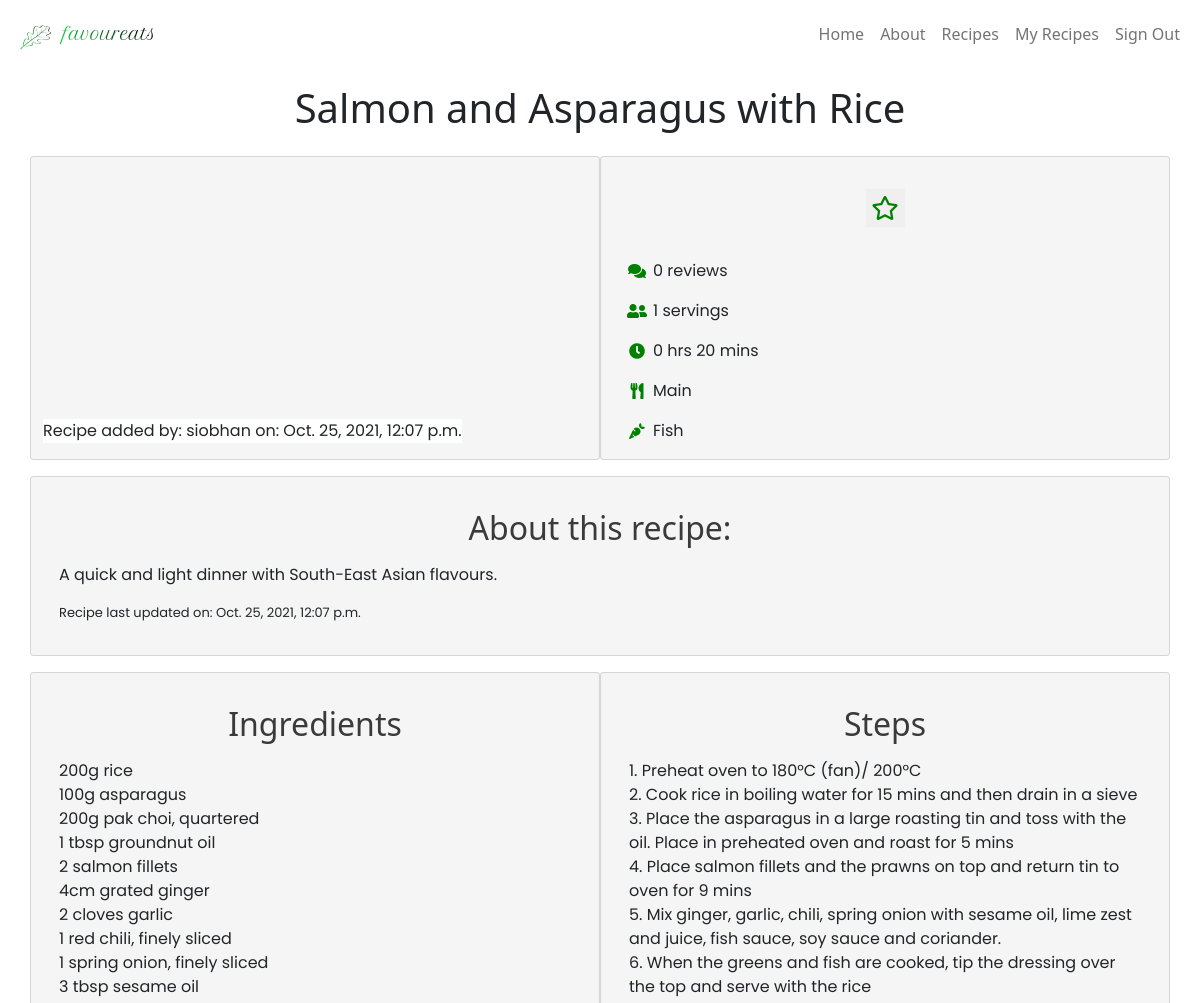
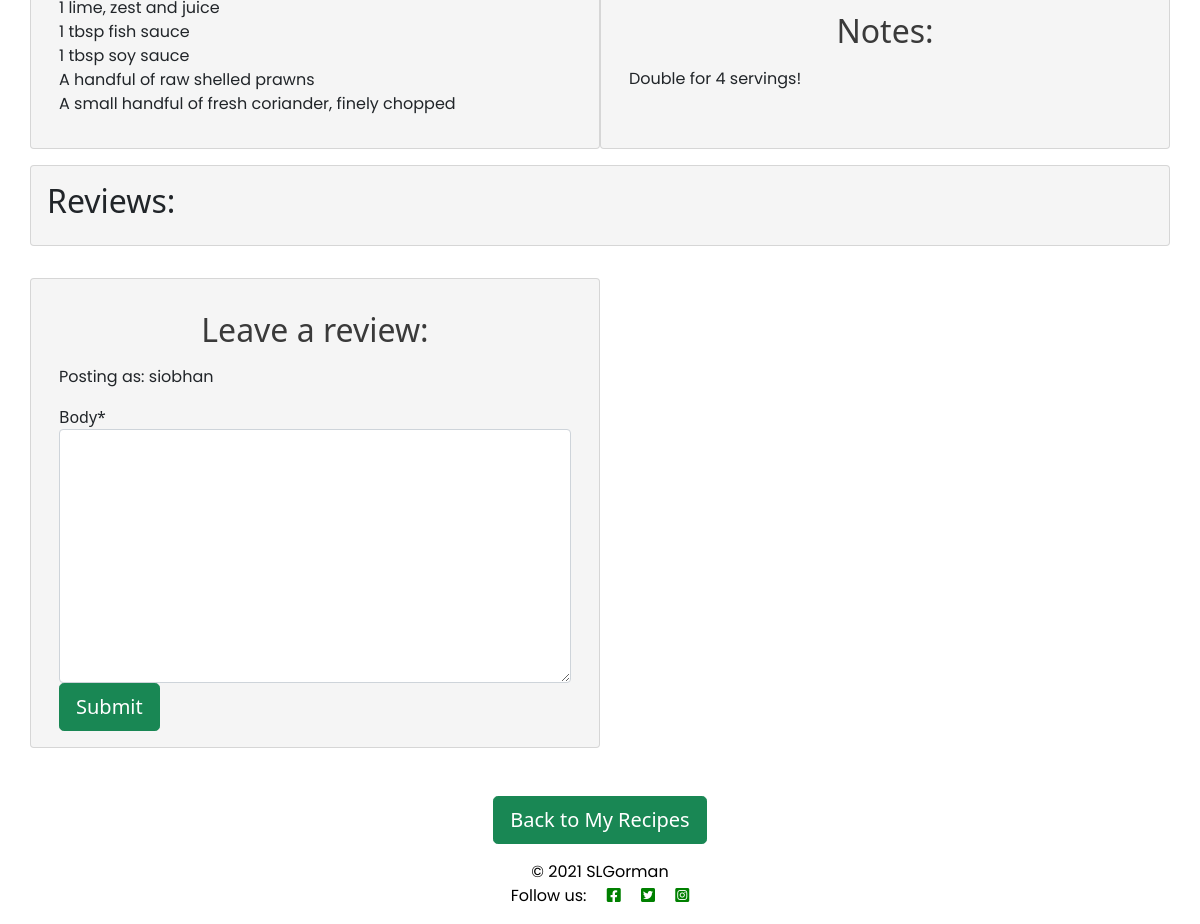
Page /salmon-and-asparagus-with-rice/ (signed in) on the committed database (2 pictures, top to bottom).
### recipe/models.py (models this page shows, shortened)
class Recipe(models.Model):
    title = models.CharField(
        max_length=200,
        unique=True)
    slug = models.SlugField(
        max_length=200,
        unique=True)
    author = models.ForeignKey(
        User,
        on_delete=models.CASCADE,
        related_name="recipe_posts")
    created_on = models.DateTimeField(
        auto_now_add=True)
    updated_on = models.DateTimeField(
        auto_now=True)
    introduction = models.TextField(
        blank=True,
        )
    ingredients = models.TextField(
        blank=False,
        )
    steps = models.TextField(
        blank=False,
        )
    servings = models.PositiveIntegerField(
        default=1,
        validators=[
            MinValueValidator(1),
            MaxValueValidator(8)])
    cooktime_hours = models.PositiveIntegerField(
        default=0,
        validators=[
            MinValueValidator(0),
            MaxValueValidator(48)])
    cooktime_mins = models.PositiveIntegerField(
        default=0,
        validators=[
            MinValueValidator(0),
            MaxValueValidator(59)])
    recipe_image = CloudinaryField(
        'image',
        default='placeholder')
    status = models.IntegerField(
        choices=STATUS,
        default=0)
    favourites = models.ManyToManyField(
        User,
        related_name='recipe_favourites',
        blank=True)
    BREAKFAST = 'Breakfast'
    STARTER = 'Starter'
    MAIN = 'Main'
    SIDE = 'Salad'
    DESSERT = 'Dessert'
    BAKES = 'Bakes'
    SALAD = 'Salad'
    SOUP = 'Soup'
    RECIPE_CATEGORY_CHOICES = [
        (BREAKFAST, 'Breakfast'),
        (STARTER, 'Starter'),
        (MAIN, 'Main'),
        (SIDE, 'Side'),
        (DESSERT, 'Dessert'),
        (BAKES, 'Bakes'),
        (SALAD, 'Salad'),
        (SOUP, 'Soup')
    ]
    category = models.CharField(
        max_length=15,
        choices=RECIPE_CATEGORY_CHOICES,
        blank=False,
        default=MAIN
    )
    VEGETARIAN = 'Vegetarian'
    VEGAN = 'Vegan'
    FISH = 'Fish'
    RECIPE_TYPE_CHOICES = [
        (VEGETARIAN, 'Vegetarian'),
        (VEGAN, 'Vegan'),
        (FISH, 'Fish')
    ]
    type = models.CharField(
        max_length=15,
        choices=RECIPE_TYPE_CHOICES,
        default=VEGETARIAN,
        blank=False
    )
    notes = models.TextField(
        blank=True,
        max_length=200)
    class Meta:
        ordering = [
            '-created_on']

### recipe/views.py (the view, shortened to what this page needs)
# urls.py: path('<slug:slug>/', views.RecipeDetail.as_view(), name='recipe_detail'),
class RecipeDetail(LoginRequiredMixin, View):
    def get(self, request, slug, *args, **kwargs):
        queryset = Recipe.objects.filter(status=1)
        recipe = get_object_or_404(queryset, slug=slug)
        reviews = recipe.reviews.filter(approved=True).order_by('created_on')
        favourited = False
        if recipe.favourites.filter(id=self.request.user.id).exists():
            favourited = True
        return render(
            request,
            'recipe_detail.html',
            {
                "recipe": recipe,
                "reviews": reviews,
                "reviewed": False,
                "favourited": favourited,
                "review_form": ReviewForm()
            },
        )

### recipe/forms.py
class ReviewForm(forms.ModelForm):
    class Meta:
        model = Review
        fields = ('body',)

### templates/recipe_detail.html (shortened to what this page needs)
{% extends "base.html" %}
{% block content %}
{% load static %}
{% load crispy_forms_tags %}
<main>
    <div class="container">
        <section>
            <div class="row">
                <div class="col recipe-title">
                    <h1>{{recipe.title}}</h1>
                </div>
            </div>
            <div class="row">
                <div class="col-sm-6 image-container card recipe-detail-image">
                    <p class="recipe-image-banner">Recipe added by: {{ user.username }} on: {{ recipe.created_on }}</p>
                </div>
                <div class="col-sm-6 card recipe">
                    <div class="row">
                        <div class="col card-body favourite-icon">
                            {% if user.is_authenticated %}
                            <form class="d-inline" action="{% url 'recipe_favourite' recipe.slug %}" method="POST">
                                {% if favourited %}
                                <button type="submit" name="recipe_id" value="{{recipe.slug}}" class="btn-fave"><i
                                        class="fa fa-star"></i></button>
                                {% else %}
                                <button type="submit" name="recipe_id" value="{{recipe.slug}}" class="btn-fave"><i
                                        class="far fa-star"></i></button>
                                {% endif %}
                            </form>
                            {% else %}
                            <i class="fas fa-star" aria-hidden="true"></i> {{ recipe.number_of_favourites }}
                            {% endif %}
                        </div>
                    </div>
                    <div class="card-text">
                        <ul class="icon-list fa-ul">
                            <li>
                                {% with reviews.count as total_reviews %}
                                <i class="fa-li fas fa-comments" aria-hidden="true"></i>
                                <p>{{ total_reviews }} reviews</p>
                                {% endwith %}
                            </li>
                            <li>
                                <i class="fa-li fas fa-user-friends"></i>
                                <p>{{ recipe.servings }} servings</p>
                            </li>
                            <li>
                                <i class="fa-li fas fa-clock"></i>
                                <p>{{ recipe.cooktime_hours }} hrs {{ recipe.cooktime_mins }} mins</p>
                            </li>
                            <li>
                                <i class="fa-li fas fa-utensils"></i>
                                <p>{{ recipe.category }}</p>
                            </li>
                            <li>
                                <i class="fa-li fas fa-carrot"></i>
                                <p>{{ recipe.type }}</p>
                            </li>
                        </ul>
                    </div>
                </div>
        </section>
        <section>
            <div class="row">
                <div class="col-12 card">
                    <div class="card-body">
                        <h2 class="card-title">About this recipe:</h2>
                        <p class="recipe-intro card-text">
                            {{ recipe.introduction |safe }}
                        </p>
                        <p class="update">Recipe last updated on: {{ recipe.updated_on}}</p>
                    </div>
                </div>
            </div>
            <div class="row">
                <div class="col-12 col-md-6 card recipe-ingred">
                    <div class="card-body">
                        <h2 class="card-title">Ingredients</h2>
                        <p class="card-text">
                            {{recipe.ingredients|safe|linebreaks}}
                        </p>
                    </div>
                </div>
                <div class="col-12 col-md-6 card">
                    <div class="card-body">
                        <h2 class="card-title">Steps</h2>
                        <p class="card-text">
                            {{recipe.steps|safe|linebreaks}}
                        </p>
                        <h2 class="card-title">Notes:</h2>
                        <p class="card-text">
                        {{recipe.notes | safe}}
                        </p>
                    </div>
                </div>
            </div>
        </section>
<section>
            <div class="row card">
                <div class="col-12 col-md-6 card-body">
                    <h2 class="review-title">Reviews:</h2>
                </div>
            </div>
            <div class="row">
                <div class="col-12 col-md-6 card mb-6 mt-3">
                    <div class="card-body">
                        {% if reviewed %}
                        <div class="alert alert-success" role="alert">
                            Your review is pending approval!
                        </div>
                        {% else %}
                        {% if user.is_authenticated%}
                        <h2 class="card-title">Leave a review:</h2>
                        <p>Posting as: {{ user.username }}</p>
                        <form method="post">
                            {{ review_form | crispy }}
                            <button type="submit" class="btn btn-success btn-lg">Submit</button>
                        </form>
                        {% endif %}
                        {% endif %}
                    </div>
                </div>
            </div>
    </div>
    <div class="row button-container">
        <div class="col text-center">
            <a class="btn btn-lg btn-success" href="{% url 'myrecipes' %}">Back to My Recipes</a>
        </div>
    </div>
</main>
{% endblock %}

### templates/base.html (shortened to what this page needs)
{% load static %}
<!DOCTYPE html>
<html class="h-100" lang="en">
<head>
  <link rel="stylesheet" href="https://cdnjs.cloudflare.com/ajax/libs/font-awesome/5.15.4/css/all.min.css">
  <link href="https://cdn.jsdelivr.net/npm/bootstrap@5.1.3/dist/css/bootstrap.min.css" rel="stylesheet"
>
  <link rel="stylesheet" href="{% static 'css/style.css' %}">
</head>
<body class="d-flex flex-column h-100 main-bg">
  <nav class="navbar navbar-expand-lg navbar-light sticky-top" style="background-color: #fff;">
    <div class="container-fluid" id="nav-header">
      <a class="navbar-brand" href="{% url 'home' %}">
        <img src="{% static 'images/leaf_logo2.png' %}" alt="image of leaf" class="d-inline-block align-text-top" id="logo">
      </a>
      <div class="collapse navbar-collapse justify-content-end" id="navbarNav">
        <ul class="navbar-nav">
          <li class="nav-item ">
            <a class="nav-link {% if request.path == '/' %}active{% endif %}" href="{% url 'home' %}">Home</a>
          </li>
          <li class="nav-item ">
            <a class="nav-link {% if '/about/' in request.path %}active{% endif %}" href="{% url 'about' %}">About</a>
          </li>
          <li class="nav-item ">
            <a class="nav-link {% if '/recipes/' in request.path %}active{% endif %}"
              href="{% url 'recipes' %}">Recipes</a>
          </li>
          <li class="nav-item">
            <a class="nav-link {% if '/myrecipes/' in request.path %}active{% endif %}" href="{% url 'myrecipes' %}">My
              Recipes</a>
          </li>
          {% if user.is_authenticated %}
          <li class="nav-item">
            <a class="nav-link" href="{% url 'account_logout' %}">Sign Out</a>
          </li>
          {% endif %}
        </ul>
      </div>
    </div>
  </nav>
  <main>
    {% block content %}{% endblock %}
  </main>
  <footer class="footer mt-auto py-3 dark-bg">
    <p class="m-0 text-center text-black">&#169; 2021 SLGorman</p>
    <p class="m-0 text-center text-black">Follow us:
      <a href="https://facebook.com" target="_blank" rel="noopener" aria-label="Visit our Facebook page
                (opens in a new tab)"><i class="fab fa-facebook-square ms-3"></i></a>
      <a href="https://twitter.com" target="_blank" rel="noopener" aria-label="Visit our Twitter page
                (opens in a new tab)"><i class="fab fa-twitter-square ms-3"></i></a>
      <a href="https://instagram.com" target="_blank" rel="noopener" aria-label="Visit our Instagram page
                (opens in a new tab)"><i class="fab fa-instagram-square ms-3"></i></a>
    </p>
  </footer>
</body>
</html>

### static/css/style.css (style rules this page uses)
body { background-color: white; }
p { font-family: 'Poppins', sans-serif }
i { color: green; }
.card { background-color: whitesmoke; margin-bottom: 1rem; }
.card-title { text-align: center; margin: 1rem; }
.card-text p { text-align: justify; }
.image-container { position: relative; }
.update { font-size: small; }
a { text-decoration: none; color: green; }
h2.card-title { color: #3a3a3a }
.btn-fave { border: none; font-size: 1.5rem; margin: 1rem; }
.button-container { padding-top: 2rem; }
.recipe-title { text-align: center; padding: 1rem; background-color: white; }
.favourite-icon { text-align: center; }
.recipe-image-banner { position: absolute; bottom: 0; min-width: 30%; background-color: white; }

### rows in the picture
Recipe: title "Salmon and Asparagus with Rice", created_on "Oct. 25, 2021, 12:07 p.m.", servings "1", cooktime_hours "0", cooktime_mins "20", category "Main", type "Fish", introduction "A quick and light dinner with South-East Asian flavours.", updated_on "Oct. 25, 2021, 12:07 p.m.", ingredients "200g rice 100g asparagus 200g pak choi, quartered 1 tbsp groundnut oil 2 salmon fillets 4cm grated ginger 2 cloves garlic 1 red chili, finely sliced 1 spring onion, finely sliced 3 tbsp sesame oil 1 lime, zest and juice 1 tbsp fish sauce 1 tbsp soy sauce A handful of raw shelled prawns A small handful of fresh coriander, finely chopped", steps "1. Preheat oven to 180°C (fan)/ 200­°C 2. Cook rice in boiling water for 15 mins and then drain in a sieve 3. Place the asparagus in a large roasting tin and toss with the oil. Place in preheated oven and roast for 5 mins 4. Place salmon fillets and the prawns on top and return tin to oven for 9 mins 5. Mix ginger, garlic, chili, spring onion with sesame oil, lime zest and juice, fish sauce, soy sauce and coriander. 6. When the greens and fish are cooked, tip the dressing over the top and serve with the rice", notes "Double for 4 servings!"

### other values in the picture
{{ user.username }} "siobhan"
{{ total_reviews }} "0"
